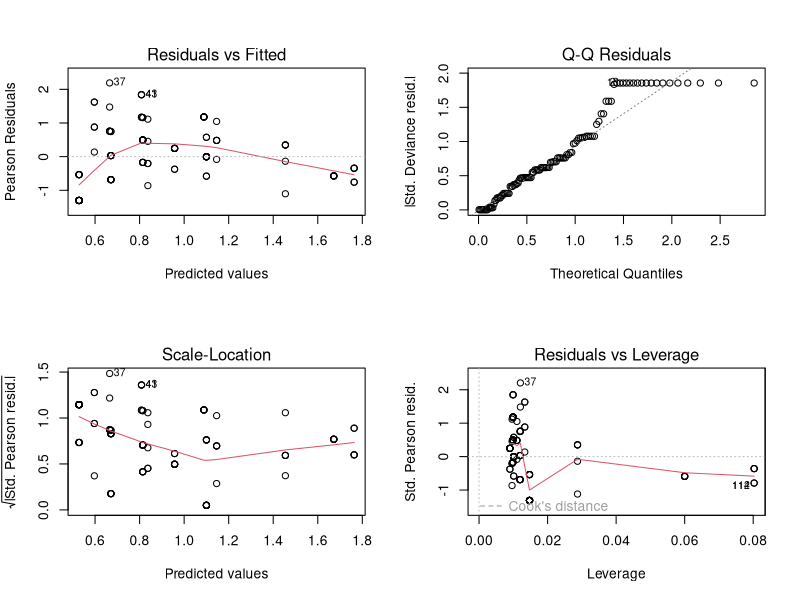

Write R code to recreate this figure. (Note: this script raises an error after producing the figure.)
############# Fitting poisson model #############

mites <- read.csv("../data/bee_mites.csv")
mites_m1 <- glm(Dead_mites ~ Concentration, data = mites, family = "poisson")
summary(mites_m1)
anova(mites_m1, test = "Chisq")

## Interpretation
# ln(Number of Dead Mites) = 0.53 + 0.57 * Concentration
# Pseudo R^2 = 1 - (109.25/154.79) = 0.29


############# Model validation #############

# Dispersion Parameter = 109.25/113 = 0.97

## Plot model diagnostics
par(mfrow = c(2, 2))
plot(mites_m1)

## Plot the model
range(mites$Concentration)

# make predictions from the model
new_data <- data.frame(Concentration = seq(from = 0, to = 2.16, length = 100))
predictions <- predict(mites_m1, newdata = new_data, type = "link", se.fit = TRUE)
new_data$pred <- predictions$fit
new_data$se <- predictions$se.fit
new_data$upperCI <- new_data$pred + (new_data$se * 1.96)
new_data$lowerCI <- new_data$pred - (new_data$se * 1.96)

# plot out the predictions
ggplot(new_data, aes(x = Concentration, y = exp(pred)))+
    geom_line(col = "black")+
    geom_ribbon(aes(ymin = exp(lowerCI), ymax = exp(upperCI), alpha = 0.1),
show.legend = FALSE, fill = "grey")+
    geom_point(mites, mapping = aes(x = Concentration, y = Dead_mites),
col = "blue")+
    labs(y = "Number of Dead Mites", x = "Concentration (g/l)")+
    theme_classic()
